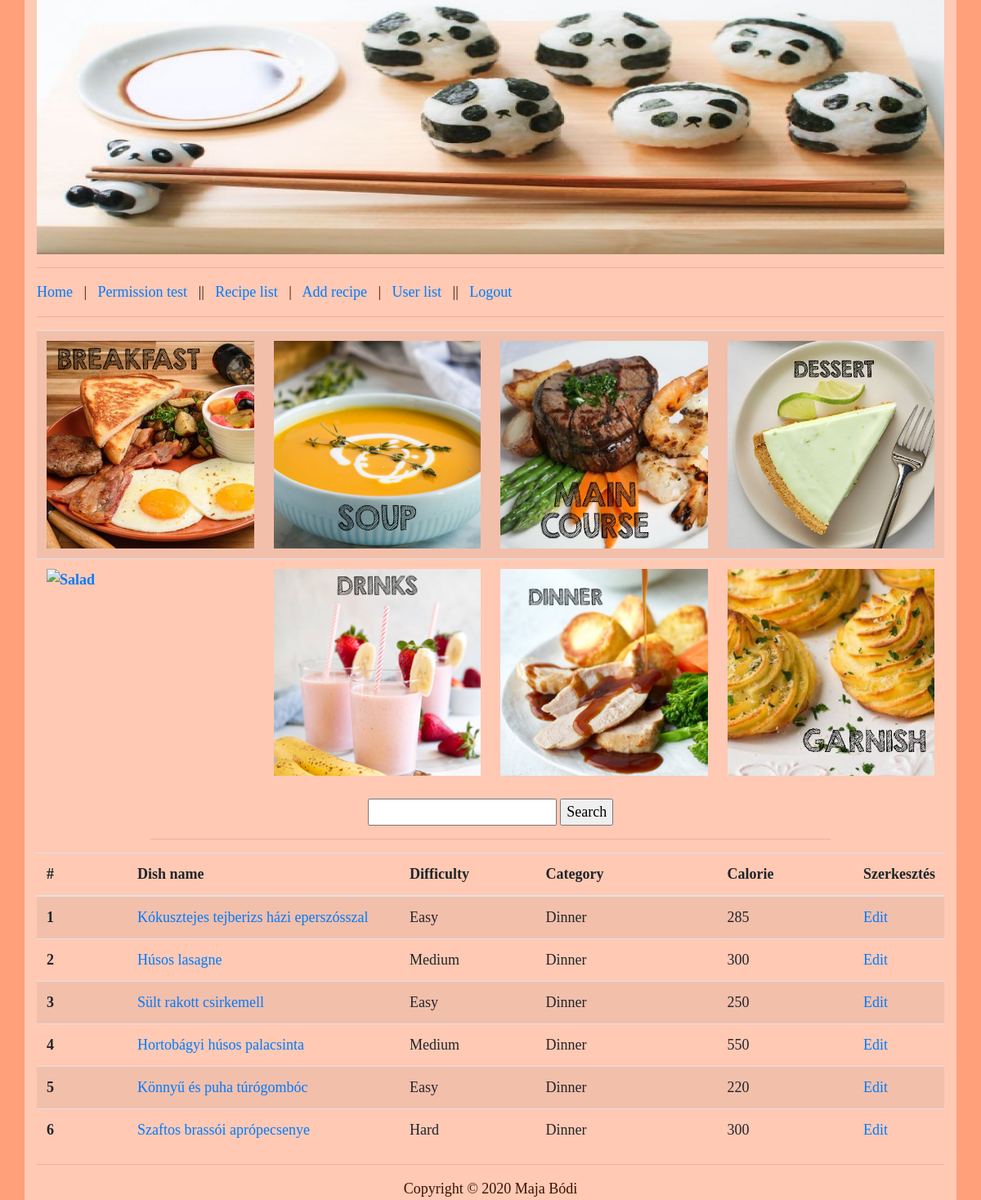
Page /index.php?P=list_recipe&c=Dinner (signed in) on the committed database.
### tables this page shows
CREATE TABLE IF NOT EXISTS `recipes` (
  `id` int(11) NOT NULL AUTO_INCREMENT,
  `dish_name` varchar(64) NOT NULL,
  `difficulty` int(11) NOT NULL,
  `category` varchar(40) NOT NULL,
  `calorie` int(11) NOT NULL,
  `ingredients` mediumtext NOT NULL,
  `directions` mediumtext NOT NULL,
  `description` varchar(500) NOT NULL,
  PRIMARY KEY (`id`)
);

### protected/database.php (called while the page is built, shortened)
<?php
function getConnection() {
	$connection = new PDO(DB_TYPE.':host='.DB_HOST.';dbname='.DB_NAME.';',DB_USER, DB_PASS);
	$connection->exec("SET NAMES '".DB_CHARSET."'");
	return $connection;
}
function getList($queryString, $queryParams = []) {
	$connection = getConnection();
	$statement = $connection->prepare($queryString);
	$success = $statement->execute($queryParams);
	$result = $success ? $statement->fetchAll(PDO::FETCH_ASSOC) : [];
	return $result;
}
?>

### protected/recipes/list.php (the view, shortened to what this page needs)
<?php if(!isset($_SESSION['permission'])): ?>
	<h1>Page access is forbidden!</h1>
<?php else : ?>
	<?php
		if(array_key_exists('c', $_GET) && !empty($_GET['c'])){
			$category = $_GET['c'];
			if(isset($_POST['submit']) && $_POST['word'] !== ' ' && !(empty($_POST['word']))){
				$search = $_POST['word'];
				$query = "SELECT id, dish_name, difficulty, category, calorie FROM recipes WHERE (dish_name LIKE '%$search%' AND category = '$category')";
				require_once DATABASE_CONTROLLER;
				$recipes = getList($query);
			}
			else
			{
				$query = "SELECT id, dish_name, difficulty, category, calorie FROM recipes WHERE category = '$category'";
				$recipes = getList($query);
			}
		}
		elseif(isset($_POST['submit']) && $_POST['word'] !== ' ' && !(empty($_POST['word']))){
			$search = $_POST['word'];
			$query = "SELECT id, dish_name, difficulty, category, calorie FROM recipes WHERE dish_name LIKE '%$search%'";
			require_once DATABASE_CONTROLLER;
			$recipes = getList($query);
		}
		else
		{
			$query = "SELECT id, dish_name, difficulty, category, calorie FROM recipes ORDER BY dish_name ASC";
			require_once DATABASE_CONTROLLER;
			$recipes = getList($query);
		}
	?>
	<table class="table table-striped">
		<tbody>
			<tr>
				<th><a href="?P=list_recipe&c=Breakfast"><img border="0" alt="Breakfast" src="Breakfast.jpg"></a></th>
				<th><a href="?P=list_recipe&c=Soup"><img border="0" alt="Soup" src="Soup.jpg"></a></th>
				<th><a href="?P=list_recipe&c=Main Course"><img border="0" alt="Main Course" src="Main course2.jpg"></a></th>
				<th><a href="?P=list_recipe&c=Dessert"><img border="0" alt="Dessert" src="Dessert.jpg"></a></th>
			</tr>
			<tr>
				<th><a href="?P=list_recipe&c=Salad"><img border="0" alt="Salad" src="Salad.jpg"></a></th>
				<th><a href="?P=list_recipe&c=Drinks"><img border="0" alt="Drinks" src="Drinks.jpg"></a></th>
				<th><a href="?P=list_recipe&c=Dinner"><img border="0" alt="Dinner" src="Dinner.jpg"></a></th>
				<th><a href="?P=list_recipe&c=Garnish"><img border="0" alt="Garnish" src="Garnish.jpg"></a></th>
			</tr>
		</tbody>
	</table>
	<form method="post" style="text-align: center">
		<input type="text" name='word'>
		<input type="submit" value="Search" name="submit">
	</form>
	<hr style="width: 75%">
	<?php if(count($recipes) <= 0) : ?>
		<h1>No recipes found in the database.</h1>
	<?php else : ?>
		<table class="table table-striped">
			<thead>
				<tr>
					<th scope="col" width=10%>#</th>
					<th scope="col">Dish name</th>
					<th scope="col" width=15%>Difficulty</th>
					<th scope="col" width=20%>Category</th>
					<th scope="col" width=15%>Calorie</th>
					<?php if($_SESSION['permission'] >= 2) : ?>
						<th scope="col" width=10%>Szerkesztés</th>
					<?php endif; ?>
			</thead>
			<tbody>
				<?php $i = 0; ?>
				<?php foreach ($recipes as $r) : ?>
					<?php $i++; ?>
					<tr>
						<th scope="row"><?=$i ?></th>
						<td><a href="<?='index.php?P=recipe&id='.$r['id']?>"><?=$r['dish_name'] ?></a></td>
						<td><?= $r['difficulty'] == 1 ? 'Very Easy' : ($r['difficulty'] == 2 ? 'Easy' : ($r['difficulty'] == 3 ? 'Medium' : ($r['difficulty'] == 4 ? 'Hard' : 'Very Hard')));?></td>
						<td><?=$r['category'] ?></td>
						<td><?=$r['calorie'] ?></td>
						<?php if($_SESSION['permission'] >= 2) : ?>
							<td><a href="<?='index.php?P=edit_recipe&e='.$r['id']?>">Edit</a></td>
						<?php endif; ?>
					</tr>
				<?php endforeach; ?>
			</tbody>
		</table>
	<?php endif; ?>
<?php endif; ?>

### public/style.css (style rules this page uses)
body { background-color: #FFA07A; font-family: "Times New Roman"; font-size: 18px; color: #391300; }
img { max-width: 100%; display:block; height:auto; }
table { width: 100%; table-layout: fixed; }

### rows in the picture
recipes: dish_name "Kókusztejes tejberizs házi eperszósszal", difficulty "Easy", category "Dinner", calorie "285"
recipes: dish_name "Húsos lasagne", difficulty "Medium", category "Dinner", calorie "300"
recipes: dish_name "Sült rakott csirkemell", difficulty "Easy", category "Dinner", calorie "250"
recipes: dish_name "Hortobágyi húsos palacsinta", difficulty "Medium", category "Dinner", calorie "550"
recipes: dish_name "Könnyű és puha túrógombóc", difficulty "Easy", category "Dinner", calorie "220"
recipes: dish_name "Szaftos brassói aprópecsenye", difficulty "Hard", category "Dinner", calorie "300"
